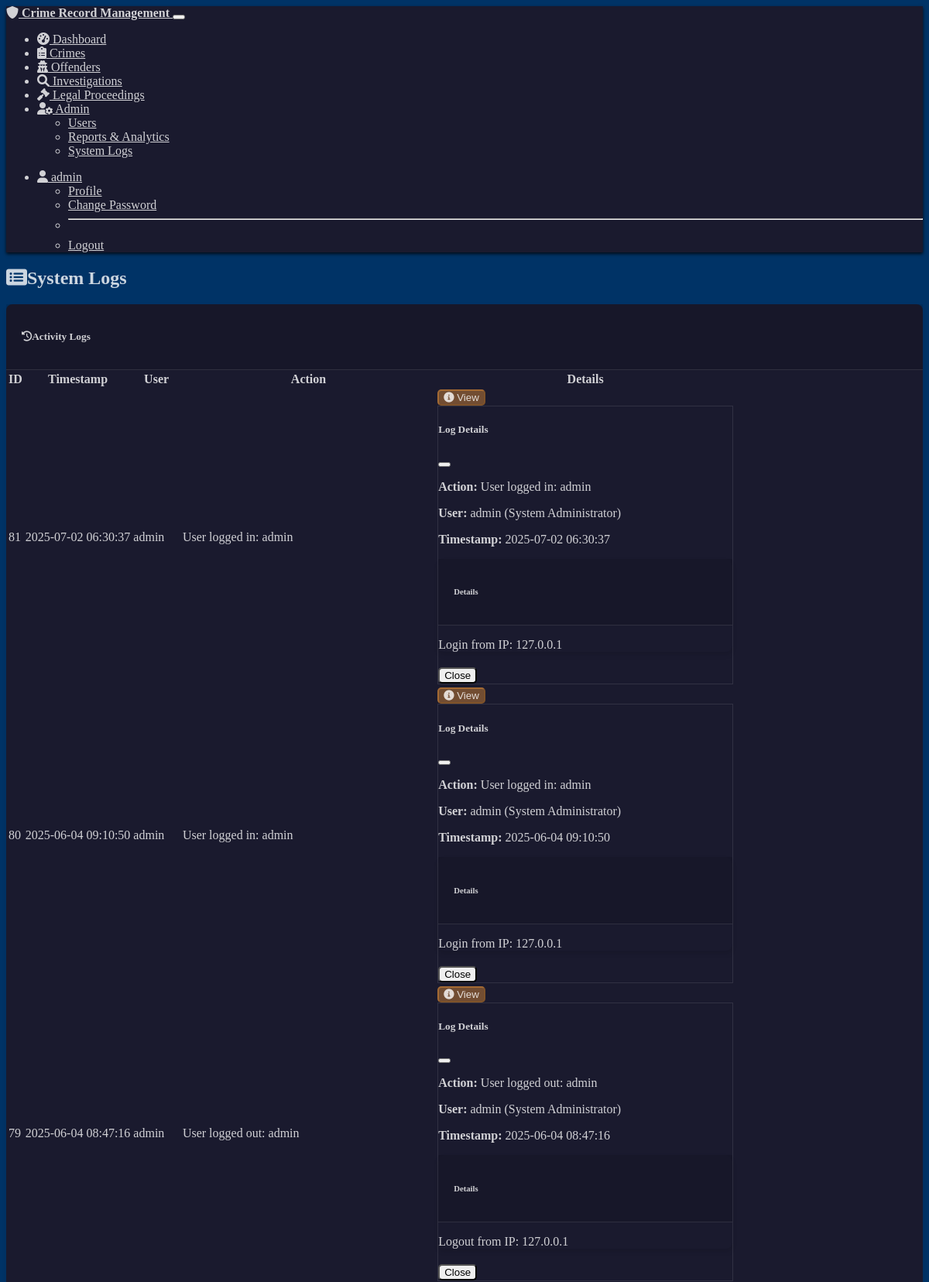
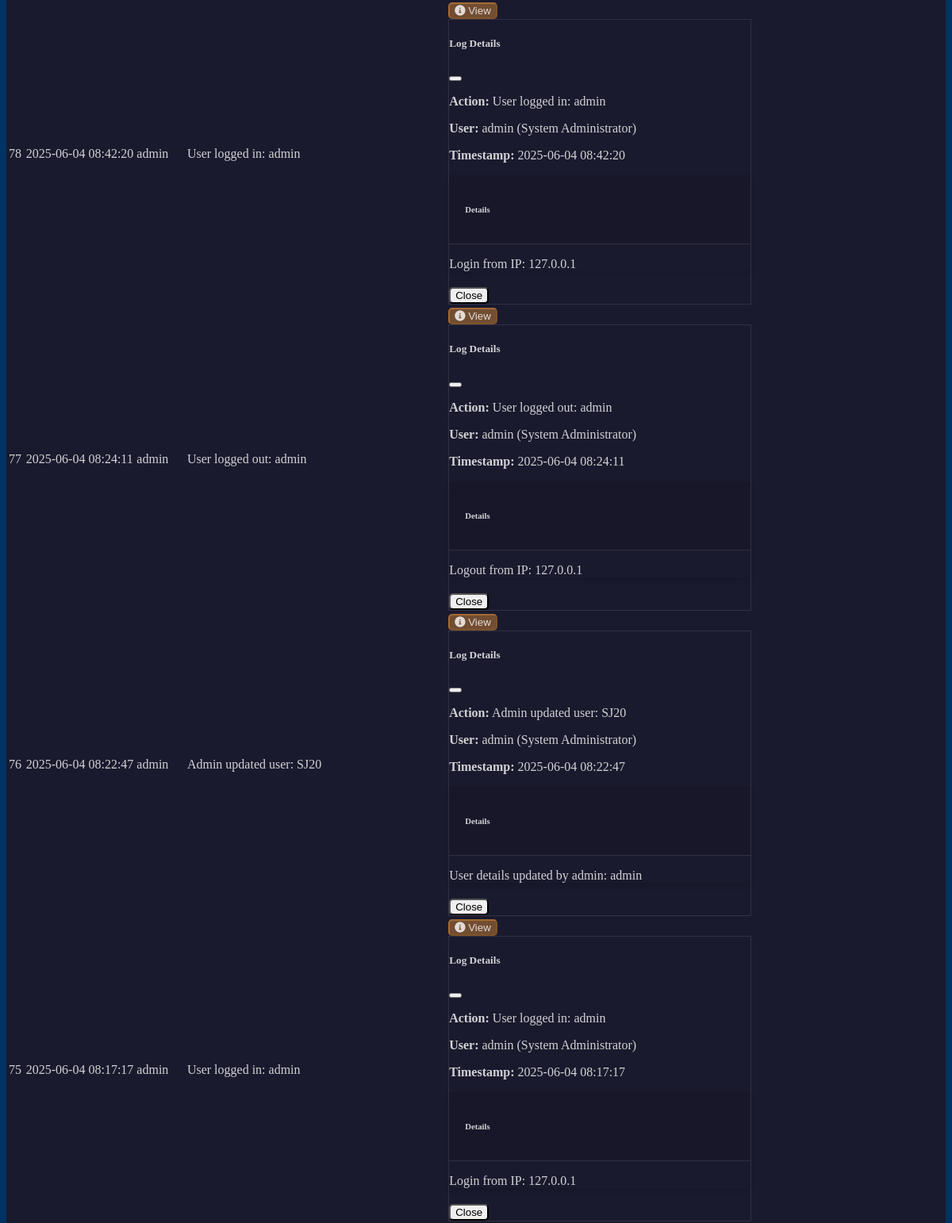
/admin/logs (signed in, upper part), run on the app's committed database (2 pictures, top to bottom).
### models.py (models this page shows, shortened)
class User(UserMixin, db.Model):
    id = db.Column(db.Integer, primary_key=True)
    username = db.Column(db.String(64), unique=True, nullable=False)
    password_hash = db.Column(db.String(256), nullable=False)
    email = db.Column(db.String(120), unique=True, nullable=False)
    full_name = db.Column(db.String(100), nullable=False)
    role = db.Column(db.String(20), nullable=False, default='police')  # 'admin' or 'police'
    badge_number = db.Column(db.String(20), nullable=True)
    department = db.Column(db.String(100), nullable=True)
    created_at = db.Column(db.DateTime, default=datetime.utcnow)
    crimes = db.relationship('Crime', backref='reported_by_user', lazy=True)
    investigations = db.relationship('Investigation', backref='assigned_officer', lazy=True)
    def is_admin(self):
        return self.role == 'admin'

class SystemLog(db.Model):
    id = db.Column(db.Integer, primary_key=True)
    user_id = db.Column(db.Integer, db.ForeignKey('user.id'), nullable=True)
    action = db.Column(db.String(100), nullable=False)
    details = db.Column(db.Text, nullable=True)
    ip_address = db.Column(db.String(50), nullable=True)
    timestamp = db.Column(db.DateTime, default=datetime.utcnow)
    user = db.relationship('User', backref='logs')

### admin.py (the view)
@app.route('/admin/logs')
@login_required
@admin_required
def admin_logs():
    page = request.args.get('page', 1, type=int)
    logs = SystemLog.query.order_by(SystemLog.timestamp.desc()).paginate(
        page=page, per_page=20, error_out=False)
    return render_template('admin/logs.html',
                           title='System Logs',
                           logs=logs)

### app.py (called while the page is built)
    @login_manager.user_loader
    def load_user(user_id):
        return User.query.get(int(user_id))

    @app.context_processor
    def utility_functions():
        return {
            'calculate_age': calculate_age,
            'format_date': format_date,
            'format_date_short': format_date_short,
            'get_status_badge_color': get_status_badge_color
        }

### utils.py (called while the page is built)
def admin_required(f):
    @wraps(f)
    def decorated_function(*args, **kwargs):
        if not current_user.is_admin():
            abort(403)  # Forbidden
        return f(*args, **kwargs)
    return decorated_function

### templates/admin/logs.html (shortened to what this page needs)
{% extends "base.html" %}
{% block content %}
<div class="container">
    <div class="d-flex justify-content-between align-items-center mb-4">
        <h2><i class="fas fa-list-alt me-2"></i>System Logs</h2>
    </div>
    <div class="card">
        <div class="card-header">
            <h5 class="mb-0"><i class="fas fa-history me-2"></i>Activity Logs</h5>
        </div>
        <div class="card-body">
            {% if logs.items %}
            <div class="table-responsive">
                <table class="table table-hover">
                    <thead>
                        <tr>
                            <th>ID</th>
                            <th>Timestamp</th>
                            <th>User</th>
                            <th>Action</th>
                            <th>Details</th>
                        </tr>
                    </thead>
                    <tbody>
                        {% for log in logs.items %}
                        <tr>
                            <td>{{ log.id }}</td>
                            <td>{{ log.timestamp.strftime('%Y-%m-%d %H:%M:%S') }}</td>
                            <td>
                                {% if log.user %}
                                {{ log.user.username }}
                                {% else %}
                                <span class="text-muted">System</span>
                                {% endif %}
                            </td>
                            <td>{{ log.action }}</td>
                            <td>
                                <button type="button" class="btn btn-sm btn-info" data-bs-toggle="modal" data-bs-target="#detailsModal-{{ log.id }}">
                                    <i class="fas fa-info-circle"></i> View
                                </button>
                                <div class="modal fade" id="detailsModal-{{ log.id }}" tabindex="-1" aria-labelledby="detailsModalLabel-{{ log.id }}" aria-hidden="true">
                                    <div class="modal-dialog">
                                        <div class="modal-content">
                                            <div class="modal-header">
                                                <h5 class="modal-title" id="detailsModalLabel-{{ log.id }}">Log Details</h5>
                                                <button type="button" class="btn-close" data-bs-dismiss="modal" aria-label="Close"></button>
                                            </div>
                                            <div class="modal-body">
                                                <p><strong>Action:</strong> {{ log.action }}</p>
                                                <p><strong>User:</strong>
                                                    {% if log.user %}
                                                    {{ log.user.username }} ({{ log.user.full_name }})
                                                    {% else %}
                                                    <span class="text-muted">System</span>
                                                    {% endif %}
                                                </p>
                                                <p><strong>Timestamp:</strong> {{ log.timestamp.strftime('%Y-%m-%d %H:%M:%S') }}</p>
                                                <div class="card bg-dark">
                                                    <div class="card-header">
                                                        <h6 class="mb-0">Details</h6>
                                                    </div>
                                                    <div class="card-body">
                                                        <p class="mb-0">{{ log.details if log.details else 'No additional details' }}</p>
                                                    </div>
                                                </div>
                                            </div>
                                            <div class="modal-footer">
                                                <button type="button" class="btn btn-secondary" data-bs-dismiss="modal">Close</button>
                                            </div>
                                        </div>
                                    </div>
                                </div>
                            </td>
                        </tr>
                        {% endfor %}
                    </tbody>
                </table>
            </div>
            {% else %}
            <div class="text-center py-4">
                <i class="fas fa-clipboard-list fa-3x mb-3 text-muted"></i>
                <p class="lead">No system logs found.</p>
            </div>
            {% endif %}
        </div>
    </div>
</div>
{% endblock %}

### templates/base.html (shortened to what this page needs)
<!DOCTYPE html>
<html lang="en" data-bs-theme="dark">
<head>
    <link rel="stylesheet" href="https://cdn.replit.com/agent/bootstrap-agent-dark-theme.min.css">
    <link rel="stylesheet" href="https://cdnjs.cloudflare.com/ajax/libs/font-awesome/6.0.0/css/all.min.css">
    <link rel="stylesheet" href="{{ url_for('static', filename='css/custom.css') }}">
</head>
<body>
    <nav class="navbar navbar-expand-lg navbar-dark bg-dark mb-4">
        <div class="container">
            <a class="navbar-brand" href="{{ url_for('index') }}">
                <i class="fas fa-shield-alt me-2"></i>
                Crime Record Management
            </a>
            <button class="navbar-toggler" type="button" data-bs-toggle="collapse" data-bs-target="#navbarNav" aria-controls="navbarNav" aria-expanded="false" aria-label="Toggle navigation">
            </button>
            <div class="collapse navbar-collapse" id="navbarNav">
                <ul class="navbar-nav me-auto">
                    {% if current_user.is_authenticated %}
                    <li class="nav-item">
                        <a class="nav-link" href="{{ url_for('dashboard') }}">
                            <i class="fas fa-tachometer-alt me-1"></i> Dashboard
                        </a>
                    </li>
                    <li class="nav-item">
                        <a class="nav-link" href="{{ url_for('crimes_list') }}">
                            <i class="fas fa-clipboard-list me-1"></i> Crimes
                        </a>
                    </li>
                    <li class="nav-item">
                        <a class="nav-link" href="{{ url_for('offenders_list') }}">
                            <i class="fas fa-user-secret me-1"></i> Offenders
                        </a>
                    </li>
                    <li class="nav-item">
                        <a class="nav-link" href="{{ url_for('investigations_list') }}">
                            <i class="fas fa-search me-1"></i> Investigations
                        </a>
                    </li>
                    <li class="nav-item">
                        <a class="nav-link" href="{{ url_for('legal_list') }}">
                            <i class="fas fa-gavel me-1"></i> Legal Proceedings
                        </a>
                    </li>
                    {% if current_user.is_admin() %}
                    <li class="nav-item dropdown">
                        <a class="nav-link dropdown-toggle" href="#" id="adminDropdown" role="button" data-bs-toggle="dropdown" aria-expanded="false">
                            <i class="fas fa-user-cog me-1"></i> Admin
                        </a>
                        <ul class="dropdown-menu" aria-labelledby="adminDropdown">
                            <li><a class="dropdown-item" href="{{ url_for('admin_users') }}">Users</a></li>
                            <li><a class="dropdown-item" href="{{ url_for('admin_reports') }}">Reports & Analytics</a></li>
                            <li><a class="dropdown-item" href="{{ url_for('admin_logs') }}">System Logs</a></li>
                        </ul>
                    </li>
                    {% endif %}
                    {% endif %}
                </ul>
                <ul class="navbar-nav">
                    {% if current_user.is_authenticated %}
                    <li class="nav-item dropdown">
                        <a class="nav-link dropdown-toggle" href="#" id="userDropdown" role="button" data-bs-toggle="dropdown" aria-expanded="false">
                            <i class="fas fa-user me-1"></i> {{ current_user.username }}
                        </a>
                        <ul class="dropdown-menu dropdown-menu-end" aria-labelledby="userDropdown">
                            <li><a class="dropdown-item" href="{{ url_for('profile') }}">Profile</a></li>
                            <li><a class="dropdown-item" href="{{ url_for('change_password') }}">Change Password</a></li>
                            <li><hr class="dropdown-divider"></li>
                            <li><a class="dropdown-item" href="{{ url_for('logout') }}">Logout</a></li>
                        </ul>
                    </li>
                    {% endif %}
                </ul>
            </div>
        </div>
    </nav>
    <main class="container">
        {% block content %}{% endblock %}
    </main>
</body>
</html>

### static/css/custom.css (style rules this page uses)
:root { --primary-color: #003366; --secondary-color: #1A1A2E; --accent-color: #e692386f; --success-color: #228b2298; --danger-color: #b222227b; --warning-color: #FFA500; --text-light: #FFFFFFCC; --text-dark: #212529; --bg-light: #F5F7FA; --border-light: #D1D1D1; --link-blue: #0056B3; }
body { background-color: var(--primary-color); color: var(--text-light); }
.card { background-color: var(--secondary-color); border-radius: 8px; box-shadow: 0 4px 6px rgba(0, 0, 0, 0.1); transition: transform 0.3s ease; margin-bottom: 20px; border: none; }
.card-header { padding: 0.75rem 1.25rem; border-bottom: 1px solid rgba(255, 255, 255, 0.1); background-color: rgba(0, 0, 0, 0.1); }
.navbar { background-color: #1A1A2E; box-shadow: 0 2px 4px rgba(0, 0, 0, 0.807); }
.navbar-dark .navbar-brand { color: var(--text-light); font-weight: 700; }
.nav-link { color: var(--text-light) !important; }
.table { color: var(--text-light); }
.btn { border-radius: 5px; font-weight: 500; }
.btn-info { background-color: var(--accent-color); border-color: var(--accent-color); color: var(--text-light); }
.modal-content { background-color: var(--secondary-color); color: var(--text-light); border: 1px solid rgba(255, 255, 255, 0.1); }
.modal-header, .modal-footer { border-color: rgba(255, 255, 255, 0.1); }
.dropdown-menu { background-color: var(--secondary-color); border-color: rgba(255, 255, 255, 0.1); }
.dropdown-item { color: var(--text-light); }

### data on the page
User: username "admin"
SystemLog: id "81", timestamp "2025-07-02 06:30:37", user.username "admin", action "User logged in: admin", user.full_name "System Administrator", details "Login from IP: 127.0.0.1"
SystemLog: id "80", timestamp "2025-06-04 09:10:50", user.username "admin", action "User logged in: admin", user.full_name "System Administrator", details "Login from IP: 127.0.0.1"
SystemLog: id "79", timestamp "2025-06-04 08:47:16", user.username "admin", action "User logged out: admin", user.full_name "System Administrator", details "Logout from IP: 127.0.0.1"
SystemLog: id "78", timestamp "2025-06-04 08:42:20", user.username "admin", action "User logged in: admin", user.full_name "System Administrator", details "Login from IP: 127.0.0.1"
SystemLog: id "77", timestamp "2025-06-04 08:24:11", user.username "admin", action "User logged out: admin", user.full_name "System Administrator", details "Logout from IP: 127.0.0.1"
SystemLog: id "76", timestamp "2025-06-04 08:22:47", user.username "admin", action "Admin updated user: SJ20", user.full_name "System Administrator", details "User details updated by admin: admin"
SystemLog: id "75", timestamp "2025-06-04 08:17:17", user.username "admin", action "User logged in: admin", user.full_name "System Administrator", details "Login from IP: 127.0.0.1"
